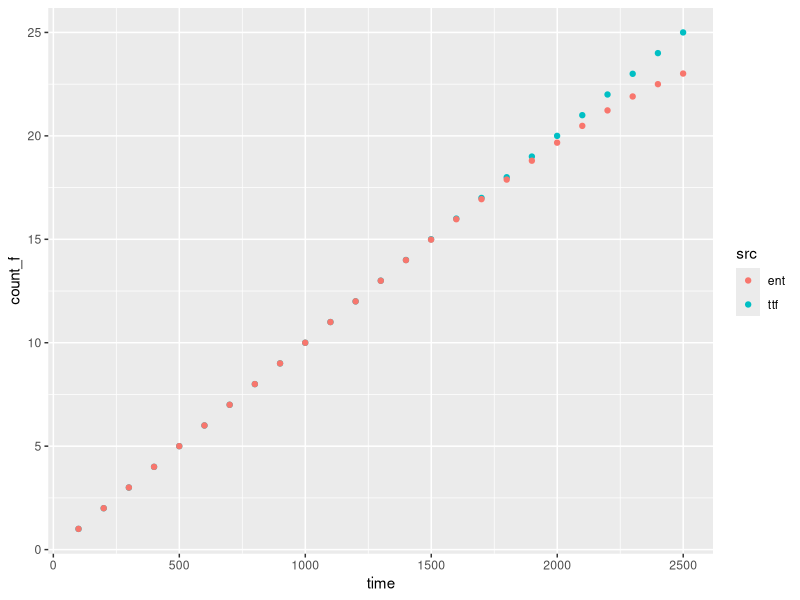

Recreate this plot in R.
## ---- chunk 1

library(tidyverse)
# Function to simulate the General Renewal Process
# Input, Weibull(Scale and Shape)
simGRP <- function (scale, shape = 1, q = 1, n_sim = 1e4, n_failure = 25) {
  ttf <- matrix(NA, n_failure, n_sim )
  
  # generate time to 1st failure
  ttf[1, ] <- rweibull(n_sim, scale = scale, shape = shape)
  v_time <- ttf[1, ] * q
  
  # generating time to ith failure - inverse of conditional Weibull CDF
  for (i in 2:n_failure) {
    #  rand <- runif(n_sim)
    ttf[i, ] <- scale *( ( (v_time/scale)^shape - log(1 - runif(n_sim)) )^(1 / shape)) - 
      v_time + ttf[i-1, ]
    v_time <- q * ttf[ i, ]
  }
  
  #Return data frame
  ttf <- tibble(time_to_f = as.vector(ttf), 
                count_f = rep(1:n_failure, n_sim), 
                simid = rep(1:n_sim, each = n_failure))
}

# start clock
ptm <- proc.time()
ttf <- simGRP( scale = 100, shape = 1, q = 0, n_sim = 1e6, n_failure = 25)
proc.time() - ptm
## ---- chunk 2

ttn <- function (data) {
  time_to_failure <- ttf %>%
    group_by(count_f) %>%
    summarise(avg = mean(time_to_f))
}


cumprob <- function( data, count_failure, time_p ) { 
  dims <- data %>%
  filter(count_f >= count_failure & time_to_f < time_p) %>%
  dim()
  dims[1]/dim(data)[1]}

prob <- function( data, count_failure, time_p ) { 
  dims <- data %>%
  filter(count_f == count_failure & time_to_f < time_p) %>%
  dim()
  dims[1]/dim(data)[1]}

prob(ttf, 3, 10000)
cumprob(ttf, 3, 10000)

# verify cumprob
cprob = 0
for (i in 3:40){ cprob = cprob + prob(ttf, i, 10000)}
cprob

# Expected N(t)
E_Nt <- function (data, t){
  dims <- data %>%
    filter(time_to_f < t) %>%
    dim()
  dims[1]/length(unique(data$simid))
}
## ---- chunk 3
time_to_nth <- ttn(ttf)
ent <- sapply(as_vector(time_to_nth[,2]), function(x) E_Nt(ttf, x))
# plot(1:25, ent)
# abline(0,1)
time_to_nth <- tibble(count_f = c(1:25, ent), 
                      time = as_vector(rep(time_to_nth[,2],2)),
                      src = rep(c("ttf", "ent"), each = 25))
ggplot(time_to_nth, aes(x = time, y = count_f)) + geom_point(aes(color = src))
